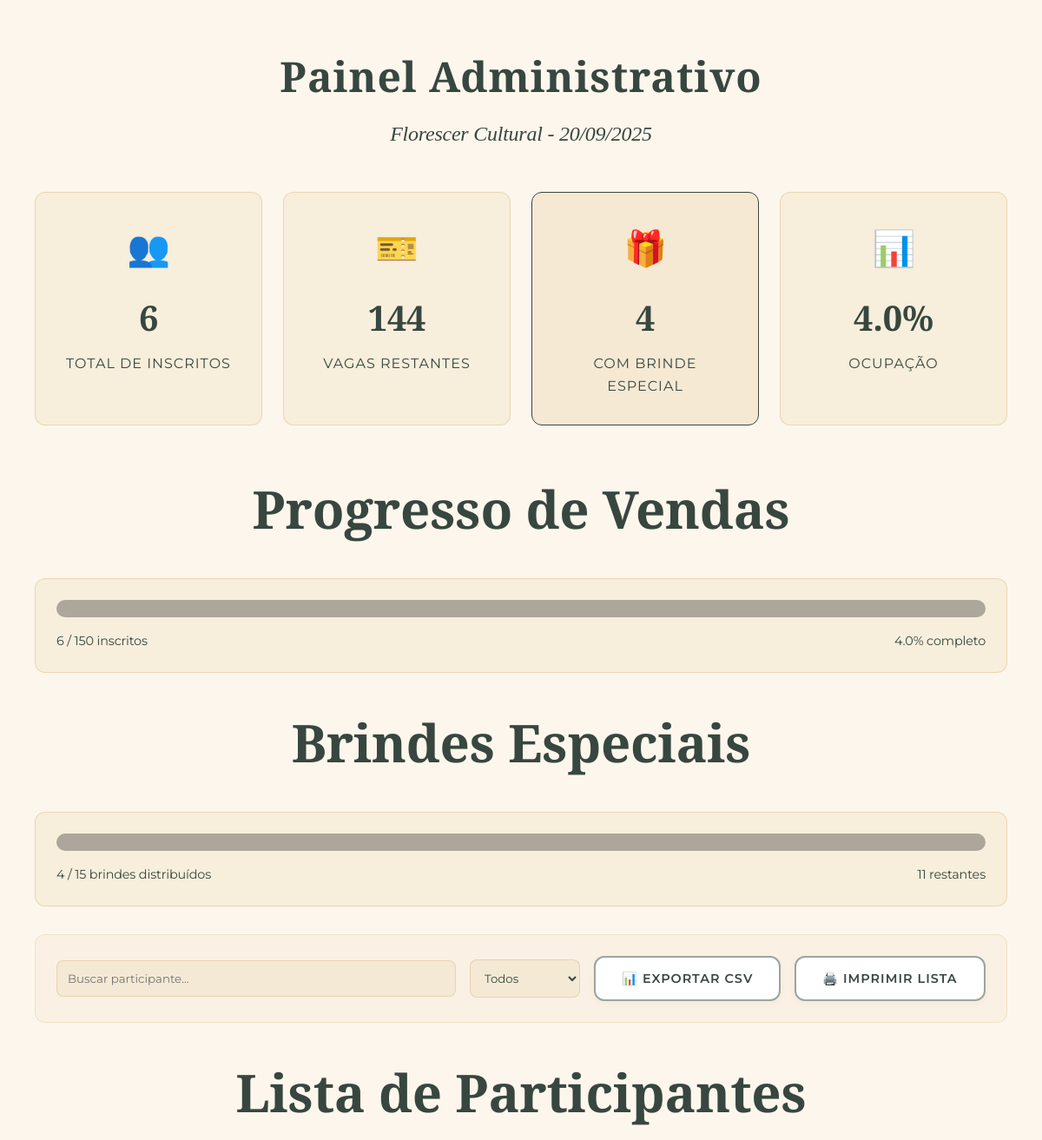
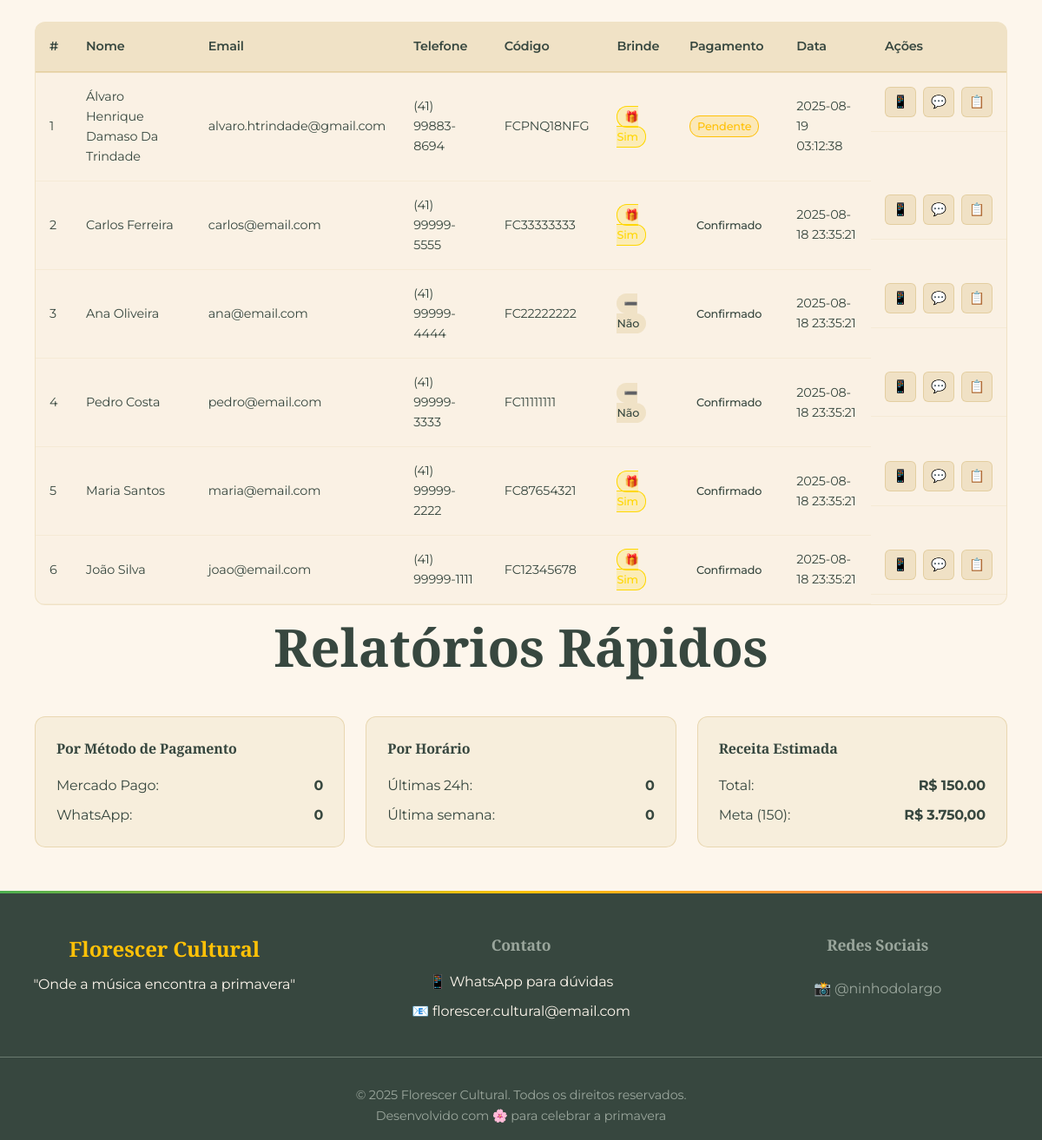
The page /admin on the database its author committed (2 pictures, top to bottom).
### tables this page shows
CREATE TABLE participantes (
            id INTEGER PRIMARY KEY AUTOINCREMENT,
            nome TEXT NOT NULL,
            email TEXT NOT NULL UNIQUE,
            telefone TEXT,
            codigo_unico TEXT UNIQUE NOT NULL,
            tem_brinde BOOLEAN DEFAULT FALSE,
            data_inscricao TIMESTAMP DEFAULT CURRENT_TIMESTAMP,
            status_pagamento TEXT DEFAULT 'pendente',
            metodo_pagamento TEXT,
            observacoes TEXT
        );

### app.py (the view)
@app.route('/admin')
def admin():
    conn = sqlite3.connect('database/eventos.db')
    cursor = conn.cursor()
    cursor.execute('SELECT COUNT(*) FROM participantes')
    total_inscritos = cursor.fetchone()[0]
    cursor.execute('SELECT COUNT(*) FROM participantes WHERE tem_brinde = TRUE')
    com_brinde = cursor.fetchone()[0]
    cursor.execute('SELECT * FROM participantes ORDER BY data_inscricao DESC')
    participantes = cursor.fetchall()
    conn.close()
    stats = {
        'total_inscritos': total_inscritos,
        'vagas_restantes': 150 - total_inscritos,
        'com_brinde': com_brinde,
        'sem_brinde': total_inscritos - com_brinde
    }
    return render_template('admin.html', stats=stats, participantes=participantes)

### templates/admin.html (shortened to what this page needs)
{% extends "base.html" %}
{% block content %}
<section class="admin-section">
    <div class="container">
        <div class="admin-header">
            <h1 class="admin-title font-cinzel">Painel Administrativo</h1>
            <p class="admin-subtitle font-playfair">Florescer Cultural - 20/09/2025</p>
        </div>
        <div class="stats-grid">
            <div class="stat-card">
                <div class="stat-icon">👥</div>
                <div class="stat-content">
                    <h3 class="stat-number">{{ stats.total_inscritos }}</h3>
                    <p class="stat-label">Total de Inscritos</p>
                </div>
            </div>
            <div class="stat-card">
                <div class="stat-icon">🎫</div>
                <div class="stat-content">
                    <h3 class="stat-number">{{ stats.vagas_restantes }}</h3>
                    <p class="stat-label">Vagas Restantes</p>
                </div>
            </div>
            <div class="stat-card special">
                <div class="stat-icon">🎁</div>
                <div class="stat-content">
                    <h3 class="stat-number">{{ stats.com_brinde }}</h3>
                    <p class="stat-label">Com Brinde Especial</p>
                </div>
            </div>
            <div class="stat-card">
                <div class="stat-icon">📊</div>
                <div class="stat-content">
                    <h3 class="stat-number">{{ "%.1f"|format((stats.total_inscritos / 150 * 100)) }}%</h3>
                    <p class="stat-label">Ocupação</p>
                </div>
            </div>
        </div>
        <div class="progress-section">
            <h2 class="section-title">Progresso de Vendas</h2>
            <div class="progress-container">
                <div class="progress-bar">
                    <div class="progress-fill" style="width: {{ (stats.total_inscritos / 150 * 100) }}%"></div>
                </div>
                <div class="progress-info">
                    <span>{{ stats.total_inscritos }} / 150 inscritos</span>
                    <span>{{ "%.1f"|format((stats.total_inscritos / 150 * 100)) }}% completo</span>
                </div>
            </div>
        </div>
        <div class="progress-section">
            <h2 class="section-title">Brindes Especiais</h2>
            <div class="progress-container">
                <div class="progress-bar special">
                    <div class="progress-fill special" style="width: {{ (stats.com_brinde / 15 * 100) }}%"></div>
                </div>
                <div class="progress-info">
                    <span>{{ stats.com_brinde }} / 15 brindes distribuídos</span>
                    <span>{{ 15 - stats.com_brinde }} restantes</span>
                </div>
            </div>
        </div>
        <div class="admin-controls">
            <div class="filter-controls">
                <input type="text" id="search-participants" placeholder="Buscar participante..." class="search-input">
                <select id="filter-brinde" class="filter-select">
                    <option value="">Todos</option>
                </select>
                <button onclick="exportCSV()" class="btn-secondary">📊 Exportar CSV</button>
                <button onclick="window.print()" class="btn-secondary">🖨️ Imprimir Lista</button>
            </div>
        </div>
        <div class="participants-section">
            <h2 class="section-title">Lista de Participantes</h2>
            {% if participantes %}
            <div class="table-container">
                <table class="participants-table" id="participants-table">
                    <thead>
                        <tr>
                            <th>#</th>
                            <th>Nome</th>
                            <th>Email</th>
                            <th>Telefone</th>
                            <th>Código</th>
                            <th>Brinde</th>
                            <th>Pagamento</th>
                            <th>Data</th>
                            <th>Ações</th>
                        </tr>
                    </thead>
                    <tbody>
                        {% for participante in participantes %}
                        <tr class="participant-row" data-brinde="{{ 'com-brinde' if participante[5] else 'sem-brinde' }}">
                            <td>{{ loop.index }}</td>
                            <td class="participant-name">{{ participante[1] }}</td>
                            <td>{{ participante[2] }}</td>
                            <td>{{ participante[3] or '-' }}</td>
                            <td class="participant-code">{{ participante[4] }}</td>
                            <td>
                                {% if participante[5] %}
                                <span class="badge badge-gift">🎁 Sim</span>
                                {% else %}
                                <span class="badge badge-normal">➖ Não</span>
                                {% endif %}
                            </td>
                            <td>
                                <span class="badge badge-{{ participante[7] or 'pendente' }}">
                                    {{ (participante[7] or 'pendente').title() }}
                                </span>
                            </td>
                            <td class="participant-date">
                                {{ participante[6].split('.')[0].replace('T', ' ') if participante[6] else 'N/A' }}
                            </td>
                            <td class="actions">
                                <button onclick="viewQRCode('{{ participante[4] }}')" class="btn-small" title="Ver QR Code">
                                    📱
                                </button>
                                <button onclick="sendWhatsApp('{{ participante[4] }}', '{{ participante[1] }}')" class="btn-small" title="WhatsApp">
                                    💬
                                </button>
                                <button onclick="copyCode('{{ participante[4] }}')" class="btn-small" title="Copiar Código">
                                    📋
                                </button>
                            </td>
                        </tr>
                        {% endfor %}
                    </tbody>
                </table>
            </div>
            {% else %}
            <div class="empty-state">
                <div class="empty-icon">📭</div>
                <h3>Nenhum participante ainda</h3>
                <p>As inscrições aparecerão aqui conforme forem realizadas.</p>
            </div>
            {% endif %}
        </div>
        <div class="reports-section">
            <h2 class="section-title">Relatórios Rápidos</h2>
            <div class="reports-grid">
                <div class="report-card">
                    <h4>Por Método de Pagamento</h4>
                    <div class="report-stats">
                        <div class="report-item">
                            <span>Mercado Pago:</span>
                            <strong id="mp-count">0</strong>
                        </div>
                        <div class="report-item">
                            <span>WhatsApp:</span>
                            <strong id="wa-count">0</strong>
                        </div>
                    </div>
                </div>
                <div class="report-card">
                    <h4>Por Horário</h4>
                    <div class="report-stats">
                        <div class="report-item">
                            <span>Últimas 24h:</span>
                            <strong id="last24h-count">0</strong>
                        </div>
                        <div class="report-item">
                            <span>Última semana:</span>
                            <strong id="lastweek-count">0</strong>
                        </div>
                    </div>
                </div>
                <div class="report-card">
                    <h4>Receita Estimada</h4>
                    <div class="report-stats">
                        <div class="report-item">
                            <span>Total:</span>
                            <strong>R$ {{ "%.2f"|format(stats.total_inscritos * 25.00) }}</strong>
                        </div>
                        <div class="report-item">
                            <span>Meta (150):</span>
                            <strong>R$ 3.750,00</strong>
                        </div>
                    </div>
                </div>
            </div>
        </div>
    </div>
</section>
{% endblock %}

### templates/base.html (shortened to what this page needs)
<!DOCTYPE html>
<html lang="pt-BR">
<head>
    <link rel="stylesheet" href="{{ url_for('static', filename='css/style.css') }}">
</head>
<body>
    <main class="main-content">
        {% block content %}{% endblock %}
    </main>
    <footer class="footer">
        <div class="footer-content">
            <div class="footer-section">
                <h3 class="footer-title">Florescer Cultural</h3>
                <p class="footer-text">"Onde a música encontra a primavera"</p>
            </div>
            <div class="footer-section">
                <h4 class="footer-subtitle">Contato</h4>
                <p class="footer-text">📱 WhatsApp para dúvidas</p>
                <p class="footer-text">📧 florescer.cultural@email.com</p>
            </div>
            <div class="footer-section">
                <h4 class="footer-subtitle">Redes Sociais</h4>
                <div class="social-links">
                    <a href="https://www.instagram.com/ninhodolargo/" target="_blank" class="social-link">
                        📸 @ninhodolargo
                    </a>
                </div>
            </div>
        </div>
        <div class="footer-bottom">
            <p>&copy; 2025 Florescer Cultural. Todos os direitos reservados.</p>
            <p>Desenvolvido com 🌸 para celebrar a primavera</p>
        </div>
    </footer>
</body>
</html>

### templates/admin.html (style rules this page uses)
.admin-section { padding: 50px 20px; min-height: 100vh; }
.admin-header { text-align: center; margin-bottom: 3rem; }
.admin-title { font-size: 3rem; color: var(--gold-light); margin-bottom: 0.5rem; }
.admin-subtitle { font-size: 1.5rem; color: var(--gold-medium); font-style: italic; }
.stats-grid { display: grid; grid-template-columns: repeat(auto-fit, minmax(200px, 1fr)); gap: 1.5rem; margin-bottom: 3rem; }
.stat-card { background: rgba(199, 164, 76, 0.1); border: 1px solid rgba(199, 164, 76, 0.3); border-radius: 12px; padding: 2rem; text-align: center; transition: all 0.3s ease; }
.stat-card.special { border-color: var(--gold-medium); background: rgba(199, 164, 76, 0.15); }
.stat-icon { font-size: 2.5rem; margin-bottom: 1rem; }
.stat-number { font-size: 2.5rem; font-weight: 700; color: var(--gold-light); margin-bottom: 0.5rem; font-family: 'Cinzel Decorative', serif; }
.stat-label { color: var(--gold-medium); font-size: 1rem; text-transform: uppercase; letter-spacing: 1px; }
.progress-section { margin-bottom: 2rem; }
.progress-container { background: rgba(199, 164, 76, 0.1); border: 1px solid rgba(199, 164, 76, 0.3); border-radius: 12px; padding: 1.5rem; }
.progress-bar { height: 20px; background: rgba(0, 0, 0, 0.3); border-radius: 10px; overflow: hidden; margin-bottom: 1rem; }
.progress-fill { height: 100%; background: linear-gradient(90deg, var(--gold-light), var(--gold-medium)); border-radius: 10px; transition: width 0.5s ease; }
.progress-fill.special { background: linear-gradient(90deg, #FFD700, var(--gold-medium)); }
.progress-info { display: flex; justify-content: space-between; color: var(--gold-medium); font-size: 0.9rem; }
.admin-controls { background: rgba(199, 164, 76, 0.05); border: 1px solid rgba(199, 164, 76, 0.2); border-radius: 12px; padding: 1.5rem; margin-bottom: 2rem; }
.filter-controls { display: flex; flex-wrap: wrap; gap: 1rem; align-items: center; }
.search-input, .filter-select { padding: 0.75rem; border: 1px solid rgba(199, 164, 76, 0.3); border-radius: 8px; background: rgba(199, 164, 76, 0.1); color: var(--gold-light); font-family: 'Montserrat', sans-serif; }
.search-input { flex: 1; min-width: 250px; }
.table-container { overflow-x: auto; background: rgba(199, 164, 76, 0.05); border: 1px solid rgba(199, 164, 76, 0.2); border-radius: 12px; }
.participants-table { width: 100%; border-collapse: collapse; font-size: 0.9rem; }
.participants-table th { background: rgba(199, 164, 76, 0.2); color: var(--gold-light); padding: 1rem; text-align: left; font-weight: 600; border-bottom: 2px solid rgba(199, 164, 76, 0.3); }
.participants-table td { padding: 1rem; border-bottom: 1px solid rgba(199, 164, 76, 0.1); color: var(--gold-medium); }
.badge { padding: 0.25rem 0.5rem; border-radius: 12px; font-size: 0.8rem; font-weight: 500; }
.badge-gift { background: rgba(255, 215, 0, 0.2); color: #FFD700; border: 1px solid #FFD700; }
.badge-normal { background: rgba(199, 164, 76, 0.2); color: var(--gold-medium); border: 1px solid var(--gold-medium); }
.badge-pendente { background: rgba(255, 193, 7, 0.2); color: #FFC107; border: 1px solid #FFC107; }
.actions { display: flex; gap: 0.5rem; }
.btn-small { padding: 0.5rem; background: rgba(199, 164, 76, 0.2); border: 1px solid rgba(199, 164, 76, 0.3); border-radius: 6px; cursor: pointer; font-size: 0.9rem; transition: all 0.3s ease; }
.reports-grid { display: grid; grid-template-columns: repeat(auto-fit, minmax(250px, 1fr)); gap: 1.5rem; }
.report-card { background: rgba(199, 164, 76, 0.1); border: 1px solid rgba(199, 164, 76, 0.3); border-radius: 12px; padding: 1.5rem; }
.report-card h4 { color: var(--gold-light); margin-bottom: 1rem; font-family: 'Playfair Display', serif; }
.report-stats { display: flex; flex-direction: column; gap: 0.5rem; }
.report-item { display: flex; justify-content: space-between; color: var(--gold-medium); }
.report-item strong { color: var(--gold-light); }

### rows shown on the page
participantes: nome "Álvaro Henrique Damaso Da Trindade", email "alvaro.htrindade@gmail.com", telefone "(41) 99883-8694", codigo_unico "FCPNQ18NFG", tem_brinde "🎁 Sim", status_pagamento "Pendente", data_inscricao "2025-08-19 03:12:38"
participantes: nome "Carlos Ferreira", email "carlos@email.com", telefone "(41) 99999-5555", codigo_unico "FC33333333", tem_brinde "🎁 Sim", status_pagamento "Confirmado", data_inscricao "2025-08-18 23:35:21"
participantes: nome "Ana Oliveira", email "ana@email.com", telefone "(41) 99999-4444", codigo_unico "FC22222222", tem_brinde "➖ Não", status_pagamento "Confirmado", data_inscricao "2025-08-18 23:35:21"
participantes: nome "Pedro Costa", email "pedro@email.com", telefone "(41) 99999-3333", codigo_unico "FC11111111", tem_brinde "➖ Não", status_pagamento "Confirmado", data_inscricao "2025-08-18 23:35:21"
participantes: nome "Maria Santos", email "maria@email.com", telefone "(41) 99999-2222", codigo_unico "FC87654321", tem_brinde "🎁 Sim", status_pagamento "Confirmado", data_inscricao "2025-08-18 23:35:21"
participantes: nome "João Silva", email "joao@email.com", telefone "(41) 99999-1111", codigo_unico "FC12345678", tem_brinde "🎁 Sim", status_pagamento "Confirmado", data_inscricao "2025-08-18 23:35:21"

### other values the page prints
{{ stats.total_inscritos }} "6"
{{ stats.vagas_restantes }} "144"
{{ stats.com_brinde }} "4"
{{ "%.1f"|format((stats.total_inscritos / 150 * 100)) }} "4.0"
{{ 15 - stats.com_brinde }} "11"
{{ "%.2f"|format(stats.total_inscritos * 25.00) }} "150.00"
